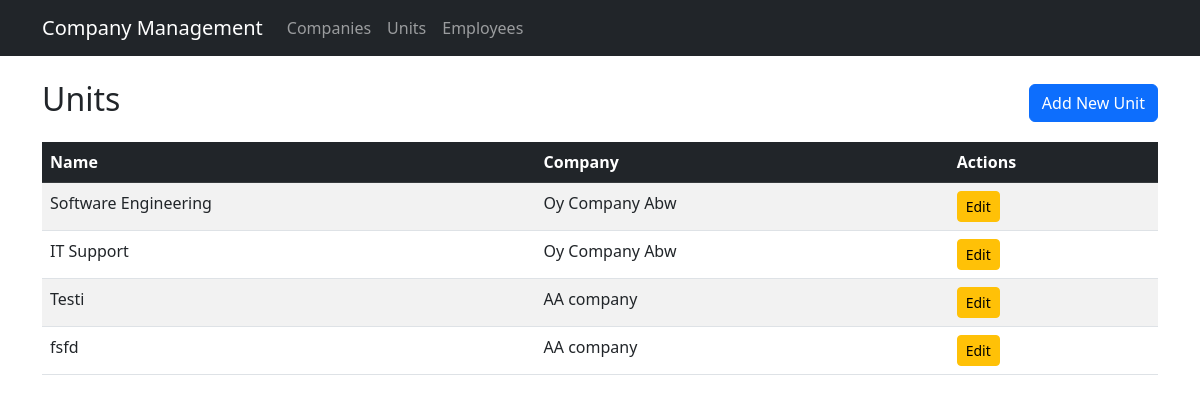
/units/, run on the app's committed database.
### management/models.py (models this page shows, shortened)
class Unit(models.Model):
    name = models.CharField(max_length=255)
    company = models.ForeignKey(Company, on_delete=models.CASCADE, related_name='units')

class Company(models.Model):
    name = models.CharField(max_length=255, unique=True)
    address = models.TextField(blank=True, null=True)

### management/views.py (the view)
# urls.py: path('units/', views.unit_list, name='unit_list'),
def unit_list(request):
    units = Unit.objects.all()
    return render(request, 'management/units.html', {'units': units})

### management/templates/management/units.html (shortened to what this page needs)
{% extends 'management/base.html' %}
{% block content %}
<div class="d-flex justify-content-between align-items-center">
    <h2>Units</h2>
    <a href="{% url 'unit_create' %}" class="btn btn-primary">Add New Unit</a>
</div>
<table class="table table-striped mt-3">
    <thead class="table-dark">
        <tr>
            <th>Name</th>
            <th>Company</th>
            <th>Actions</th>
        </tr>
    </thead>
    <tbody>
        {% for unit in units %}
            <tr>
                <td>{{ unit.name }}</td>
                <td>{{ unit.company.name }}</td>
                <td>
                    <a href="{% url 'unit_edit' unit.pk %}" class="btn btn-sm btn-warning">Edit</a>
                </td>
            </tr>
        {% endfor %}
    </tbody>
</table>
{% endblock %}

### data on the page
Unit: name "Software Engineering", company.name "Oy Company Abw"
Unit: name "IT Support", company.name "Oy Company Abw"
Unit: name "Testi", company.name "AA company"
Unit: name "fsfd", company.name "AA company"
